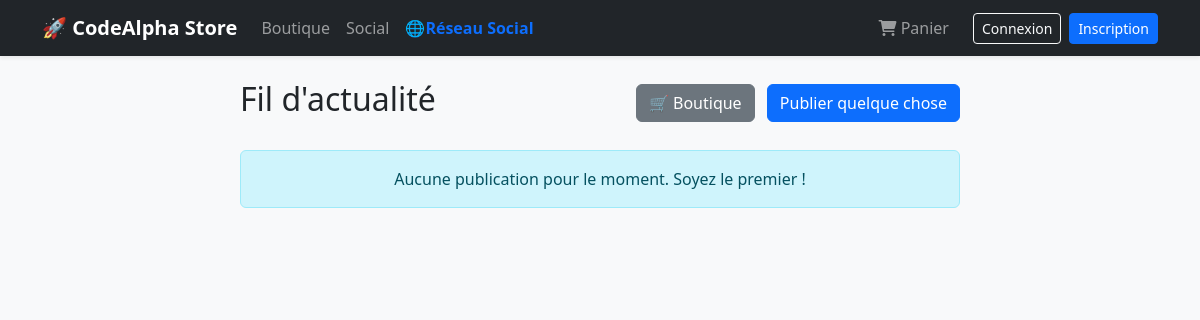
Page /social/ on the earlier database version.
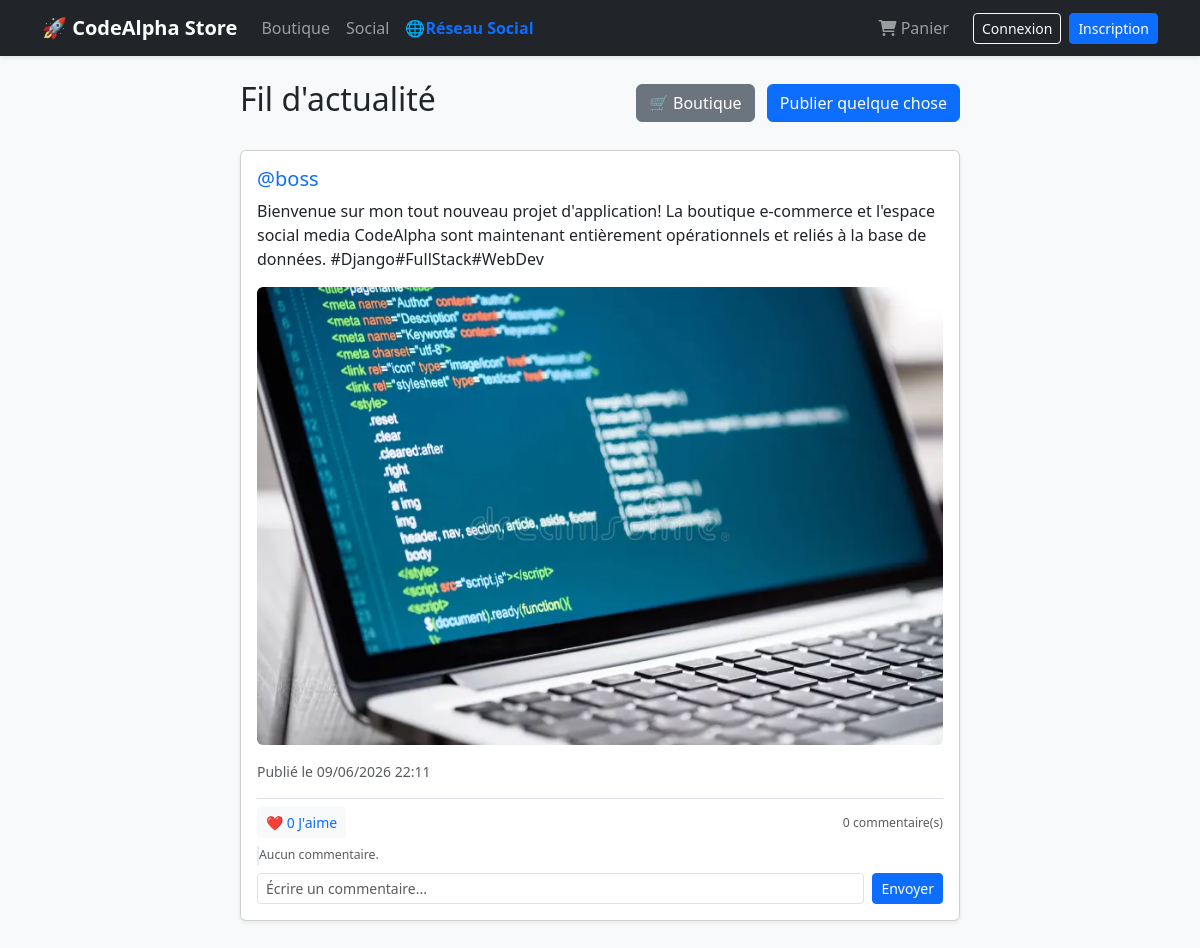
Same page on the later database version.
### social/models.py (models this page shows, shortened)
class Post(models.Model):
    author = models.ForeignKey(User, on_delete=models.CASCADE, related_name='social_posts')
    content = models.TextField()
    image = models.ImageField(upload_to='social_posts/', blank=True, null=True)
    created_at = models.DateTimeField(auto_now_add=True)

### social/views.py (the view)
# urls.py: path('', views.home_feed, name='home_feed'),
def home_feed(request):
    posts = Post.objects.all().order_by('-created_at')
    return render(request, 'social/feed.html', {'posts': posts})

### social/templates/social/feed.html (shortened to what this page needs)
{% extends 'shop/base.html' %}
{% block content %}
<div class="container mt-4">
    <div class="row justify-content-center">
        <div class="col-md-8">
        <div class="d-flex justify-content-between align-items-center mb-4">
    <h2>Fil d'actualité</h2>
    <div>
        <a href="{% url 'product_list' %}" class="btn btn-secondary me-2">🛒 Boutique</a>
        <a href="{% url 'create_post' %}" class="btn btn-primary">Publier quelque chose</a>
    </div>
</div>
            {% for post in posts %}
                <div class="card shadow-sm mb-4">
                    <div class="card-body">
                        <h5 class="card-title">
                            <a href="{% url 'user_profile' post.author.username %}" class="text-decoration-none text-primary">@{{ post.author.username }}</a>
                        </h5>
                        <p class="card-text">{{ post.content }}</p>
                        {% if post.image %}
                            <img src="{{ post.image.url }}" class="img-fluid rounded mb-3" alt="Image de publication">
                        {% endif %}
                        <div class="text-muted small">
                            Publié le {{ post.created_at|date:"d/m/Y H:i" }}
        <div class="mt-3 pt-2 border-top">
             <div class="d-flex justify-content-between align-items-center mb-2">
                 <a href="{% url 'like_post' post.id %}" class="btn btn-light btn-sm text-primary">
                    ❤️ {{ post.likes.count }} J'aime
                 </a>
                 <small class="text-muted">{{ post.comments.count }} commentaire(s)</small>
             </div>
        <div class="comments-list my-2 pl-2" style="border-left: 2px solid #e9ecef;">
            {% for comment in post.comments.all %}
                <div class="mb-1" style="font-size: 0.9rem;">
                    <strong>@{{ comment.author.username }}</strong> : {{ comment.content }}
                </div>
            {% empty %}
                <small class="text-muted d-block">Aucun commentaire.</small>
            {% endfor %}
        </div>
        <form action="{% url 'add_comment' post.id %}" method="POST" class="d-flex mt-2">
            <input type="text" name="content" class="form-control form-control-sm me-2" placeholder="Écrire un commentaire..." required>
            <button type="submit" class="btn btn-primary btn-sm">Envoyer</button>
        </form>
    </div>
                        </div>
                    </div>
                </div>
            {% empty %}
                <div class="alert alert-info text-center">Aucune publication pour le moment. Soyez le premier !</div>
            {% endfor %}
        </div>
    </div>
</div>
{% endblock %}

Differences in the rows shown:
added Post: author.username "boss", content "Bienvenue sur mon tout nouveau projet d'application! La boutique e-commerce et l'espace social media CodeAlpha sont maintenant entièrement opérationnels et reliés à la base de données. #Django#FullStack#WebDev", image (picture), created_at "09/06/2026 22:11", likes.count "0", comments.count "0"
Other differences:
text no longer shown: "Aucune publication pour le moment. Soyez le premier !"
